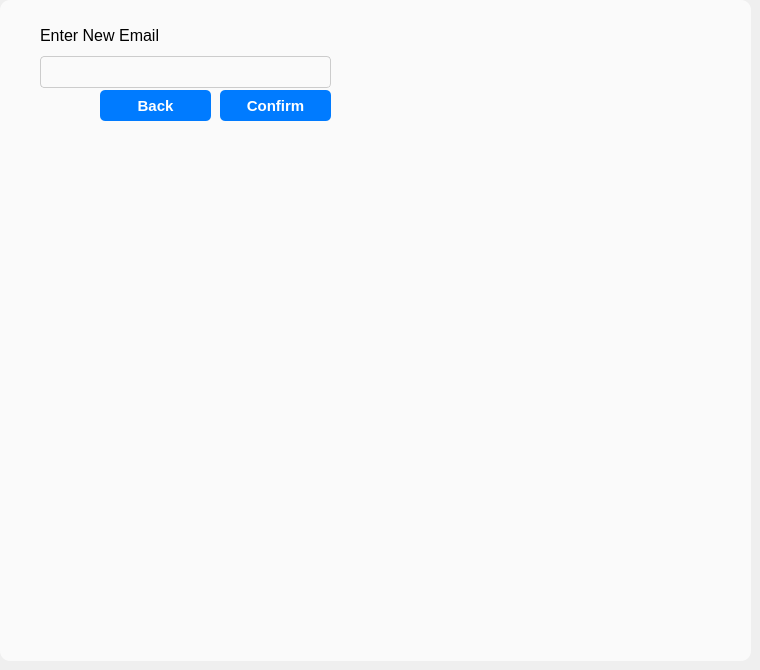
   <widget class="QWidget" name="Change_Email_Page">
    <widget class="QGroupBox" name="groupBox_7">
     <property name="geometry">
      <rect>
       <x>0</x>
       <y>0</y>
       <width>751</width>
       <height>661</height>
      </rect>
     </property>
     <property name="styleSheet">
      <string notr="true">background-color: rgb(250,250,250);
border-radius:10px</string>
     </property>
     <property name="title">
      <string/>
     </property>
     <widget class="QWidget" name="layoutWidget_5">
      <property name="geometry">
       <rect>
        <x>40</x>
        <y>20</y>
        <width>291</width>
        <height>68</height>
       </rect>
      </property>
      <layout class="QVBoxLayout" name="verticalLayout_8">
       <item>
        <widget class="QLabel" name="label_20">
         <property name="font">
          <font>
           <pointsize>12</pointsize>
          </font>
         </property>
         <property name="styleSheet">
          <string notr="true">color:black</string>
         </property>
         <property name="text">
          <string>Enter New Email</string>
         </property>
        </widget>
       </item>
       <item>
        <widget class="QLineEdit" name="NewEmail_Label">
         <property name="sizePolicy">
          <sizepolicy hsizetype="Expanding" vsizetype="Maximum">
           <horstretch>0</horstretch>
           <verstretch>0</verstretch>
          </sizepolicy>
         </property>
         <property name="minimumSize">
          <size>
           <width>32</width>
           <height>32</height>
          </size>
         </property>
         <property name="styleSheet">
          <string notr="true">border: 1px solid #ccc;
border-radius:4px;
color:black;</string>
         </property>
        </widget>
       </item>
      </layout>
     </widget>
     <widget class="QPushButton" name="ConfirmButton">
      <property name="geometry">
       <rect>
        <x>220</x>
        <y>90</y>
        <width>111</width>
        <height>31</height>
       </rect>
      </property>
      <property name="font">
       <font>
        <pointsize>11</pointsize>
        <bold>true</bold>
       </font>
      </property>
      <property name="cursor">
       <cursorShape>PointingHandCursor</cursorShape>
      </property>
      <property name="styleSheet">
       <string notr="true">background-color: #007bff;
color: white;
padding: 4px 16px;
border: none;
border-radius: 5px;</string>
      </property>
      <property name="text">
       <string>Confirm</string>
      </property>
     </widget>
     <widget class="QPushButton" name="BackButton">
      <property name="geometry">
       <rect>
        <x>100</x>
        <y>90</y>
        <width>111</width>
        <height>31</height>
       </rect>
      </property>
      <property name="font">
       <font>
        <pointsize>11</pointsize>
        <bold>true</bold>
       </font>
      </property>
      <property name="cursor">
       <cursorShape>PointingHandCursor</cursorShape>
      </property>
      <property name="styleSheet">
       <string notr="true">background-color: #007bff;
color: white;
padding: 4px 16px;
border: none;
border-radius: 5px;</string>
      </property>
      <property name="text">
       <string>Back</string>
      </property>
     </widget>
    </widget>
   </widget>
